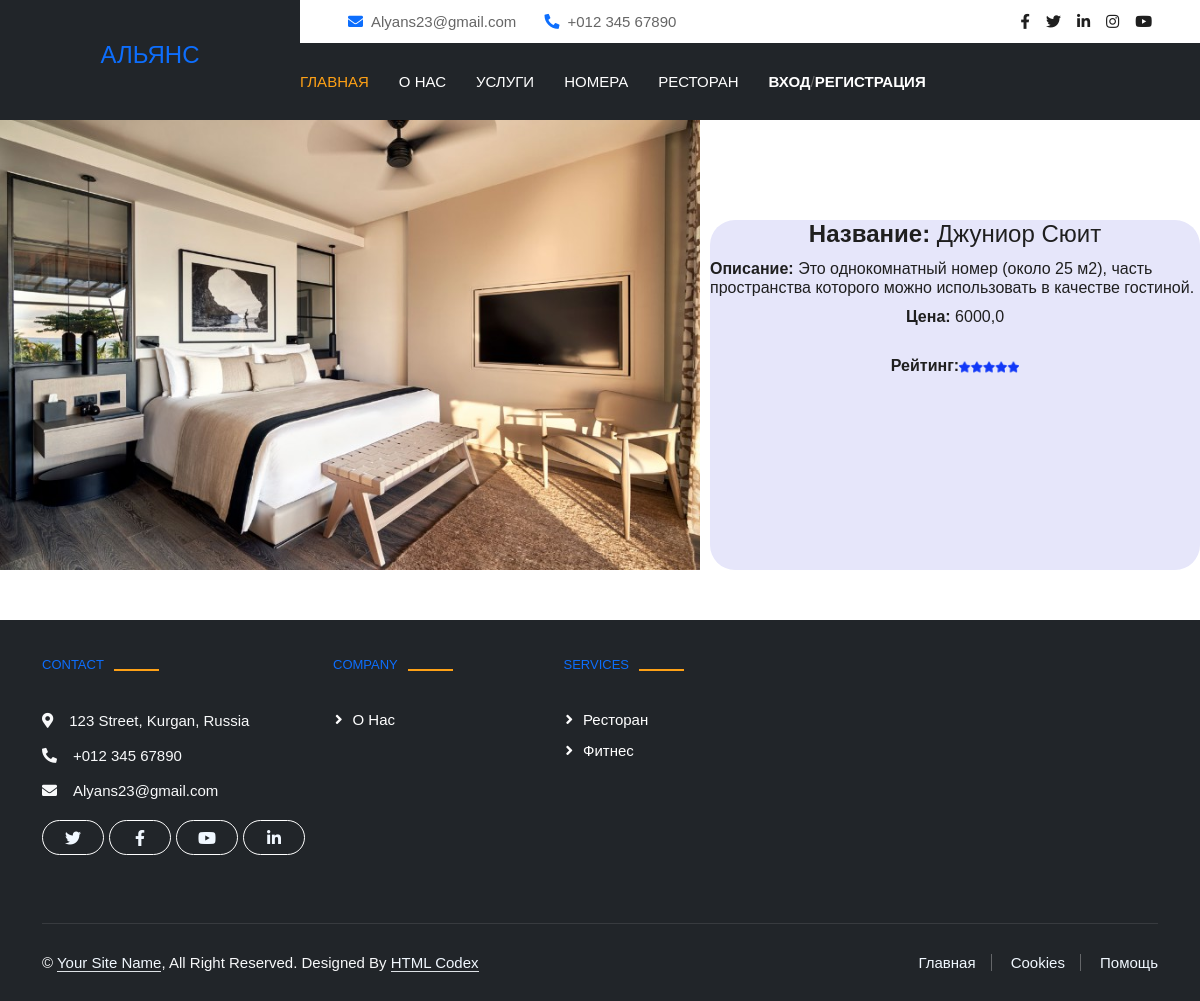
Page /hostel_app/7/ on the committed database.
### hostel_app/models.py (models this page shows, shortened)
class Room(models.Model):
    name = models.CharField(max_length=128, verbose_name="Название")
    description = models.TextField(blank=False, verbose_name="Описание")
    price = models.FloatField(default=1000.0, verbose_name="Цена")
    is_booked = models.BooleanField(default=False, verbose_name="Есть в книге?")
    img = models.ImageField(upload_to="%Y/%m/%d/", verbose_name="Изображение")
    bed = models.IntegerField(default=1, verbose_name='Кровать кол-во')
    bath = models.IntegerField(default=1, verbose_name='Душ кол-во')
    hottest = models.BooleanField(default=False, verbose_name='Является горячим предложением')

### hostel_app/views.py (the view)
# urls.py: path('<int:pk>/', room_id_view, name='details'),
def room_id_view(request, pk):
    pk = get_object_or_404(Room, pk=pk)
    booking = Booking.objects.all()
    if request.method=="POST":
        form = BookingForm(request.POST)
        if form.is_valid():
            booking =  form.save(commit=False)
            booking.rooms = pk
            booking.save()
            form = BookingForm()
    else:
        form = BookingForm()
    context = {"pk": pk,'page':'rooms', 'booking_list':booking, 'form':form}
    return render(request, "rooms_details.html", context)

### hostel_app/templates/rooms_details.html (shortened to what this page needs)
{% extends "root.html" %}
{% load static %}
    {% block content %}
    <div class="s0">
<img src={{ pk.img.url }}  width="700" alt="...">
<div class="s1">
  <h1><b>Название:</b> {{ pk.name }}</h1>
 <h4><b>Описание:</b> {{ pk.description }}</h1>
 <h4><b>Цена:</b> {{ pk.price }}</h1>
 <h4><b>Рейтинг:</b><img src="/static/images/rating.png" width="60px"></h1>
 </div>
 </div>
    {% endblock %}

### static/css/style.css (style rules this page uses)
.s0 { display: flex; }
.s1 { display: flex; width: 50%; height: 350px; background-color: #E6E6FA; border-radius: 25px; flex-direction: column; align-items: center; margin-top: 100px; margin-left: 10px; }
:root { --primary: #FEA116; --light: #F1F8FF; --dark: #0F172B; }
body { color: #666666; font-size: 15px; font-family: 'Athiti', sans-serif; line-height: 1.80857; }
h1, h2, h3, h4, h5, h6 { letter-spacing: 0; font-weight: normal; position: relative; padding: 0 0 10px 0; font-weight: normal; line-height: 120% !important; color: #1f1f1f; margin: 0 }
h1 { font-size: 24px }
h4 { font-size: 16px }

### rows in the picture
Room: img (picture), name "Джуниор Сюит", description "Это однокомнатный номер (около 25 м2), часть пространства которого можно использовать в качестве гостиной.", price "6000,0"
